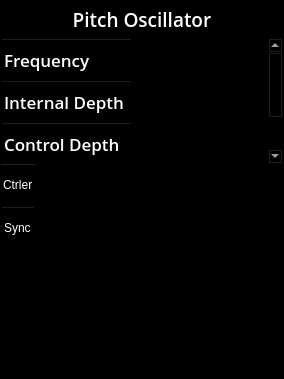
        <widget class="QFrame" name="frame_3">
         <property name="sizePolicy">
          <sizepolicy hsizetype="Expanding" vsizetype="Preferred">
           <horstretch>0</horstretch>
           <verstretch>0</verstretch>
          </sizepolicy>
         </property>
         <property name="minimumSize">
          <size>
           <width>284</width>
           <height>379</height>
          </size>
         </property>
         <property name="maximumSize">
          <size>
           <width>284</width>
           <height>379</height>
          </size>
         </property>
         <property name="palette">
          <palette>
           <active>
            <colorrole role="WindowText">
             <brush brushstyle="SolidPattern">
              <color alpha="255">
               <red>255</red>
               <green>255</green>
               <blue>255</blue>
              </color>
             </brush>
            </colorrole>
            <colorrole role="Button">
             <brush brushstyle="SolidPattern">
              <color alpha="255">
               <red>0</red>
               <green>0</green>
               <blue>0</blue>
              </color>
             </brush>
            </colorrole>
            <colorrole role="Text">
             <brush brushstyle="SolidPattern">
              <color alpha="255">
               <red>255</red>
               <green>255</green>
               <blue>255</blue>
              </color>
             </brush>
            </colorrole>
            <colorrole role="ButtonText">
             <brush brushstyle="SolidPattern">
              <color alpha="255">
               <red>255</red>
               <green>255</green>
               <blue>255</blue>
              </color>
             </brush>
            </colorrole>
            <colorrole role="Base">
             <brush brushstyle="SolidPattern">
              <color alpha="255">
               <red>0</red>
               <green>0</green>
               <blue>0</blue>
              </color>
             </brush>
            </colorrole>
            <colorrole role="Window">
             <brush brushstyle="SolidPattern">
              <color alpha="255">
               <red>0</red>
               <green>0</green>
               <blue>0</blue>
              </color>
             </brush>
            </colorrole>
           </active>
           <inactive>
            <colorrole role="WindowText">
             <brush brushstyle="SolidPattern">
              <color alpha="255">
               <red>255</red>
               <green>255</green>
               <blue>255</blue>
              </color>
             </brush>
            </colorrole>
            <colorrole role="Button">
             <brush brushstyle="SolidPattern">
              <color alpha="255">
               <red>0</red>
               <green>0</green>
               <blue>0</blue>
              </color>
             </brush>
            </colorrole>
            <colorrole role="Text">
             <brush brushstyle="SolidPattern">
              <color alpha="255">
               <red>255</red>
               <green>255</green>
               <blue>255</blue>
              </color>
             </brush>
            </colorrole>
            <colorrole role="ButtonText">
             <brush brushstyle="SolidPattern">
              <color alpha="255">
               <red>255</red>
               <green>255</green>
               <blue>255</blue>
              </color>
             </brush>
            </colorrole>
            <colorrole role="Base">
             <brush brushstyle="SolidPattern">
              <color alpha="255">
               <red>0</red>
               <green>0</green>
               <blue>0</blue>
              </color>
             </brush>
            </colorrole>
            <colorrole role="Window">
             <brush brushstyle="SolidPattern">
              <color alpha="255">
               <red>0</red>
               <green>0</green>
               <blue>0</blue>
              </color>
             </brush>
            </colorrole>
           </inactive>
           <disabled>
            <colorrole role="WindowText">
             <brush brushstyle="SolidPattern">
              <color alpha="255">
               <red>255</red>
               <green>255</green>
               <blue>255</blue>
              </color>
             </brush>
            </colorrole>
            <colorrole role="Button">
             <brush brushstyle="SolidPattern">
              <color alpha="255">
               <red>0</red>
               <green>0</green>
               <blue>0</blue>
              </color>
             </brush>
            </colorrole>
            <colorrole role="Text">
             <brush brushstyle="SolidPattern">
              <color alpha="255">
               <red>255</red>
               <green>255</green>
               <blue>255</blue>
              </color>
             </brush>
            </colorrole>
            <colorrole role="ButtonText">
             <brush brushstyle="SolidPattern">
              <color alpha="255">
               <red>255</red>
               <green>255</green>
               <blue>255</blue>
              </color>
             </brush>
            </colorrole>
            <colorrole role="Base">
             <brush brushstyle="SolidPattern">
              <color alpha="255">
               <red>0</red>
               <green>0</green>
               <blue>0</blue>
              </color>
             </brush>
            </colorrole>
            <colorrole role="Window">
             <brush brushstyle="SolidPattern">
              <color alpha="255">
               <red>0</red>
               <green>0</green>
               <blue>0</blue>
              </color>
             </brush>
            </colorrole>
           </disabled>
          </palette>
         </property>
         <property name="styleSheet">
          <string notr="true"/>
         </property>
         <property name="frameShape">
          <enum>QFrame::StyledPanel</enum>
         </property>
         <property name="frameShadow">
          <enum>QFrame::Raised</enum>
         </property>
         <layout class="QGridLayout" name="gridLayout_2">
          <property name="leftMargin">
           <number>0</number>
          </property>
          <property name="topMargin">
           <number>0</number>
          </property>
          <property name="rightMargin">
           <number>0</number>
          </property>
          <property name="bottomMargin">
           <number>0</number>
          </property>
          <property name="spacing">
           <number>0</number>
          </property>
          <item row="3" column="0">
           <widget class="QTableWidget" name="twPitchOscillator2">
            <property name="minimumSize">
             <size>
              <width>0</width>
              <height>42</height>
             </size>
            </property>
            <property name="maximumSize">
             <size>
              <width>16777215</width>
              <height>42</height>
             </size>
            </property>
            <property name="styleSheet">
             <string notr="true"/>
            </property>
            <property name="selectionMode">
             <enum>QAbstractItemView::SingleSelection</enum>
            </property>
            <property name="selectionBehavior">
             <enum>QAbstractItemView::SelectRows</enum>
            </property>
            <property name="gridStyle">
             <enum>Qt::NoPen</enum>
            </property>
            <property name="columnCount">
             <number>1</number>
            </property>
            <attribute name="horizontalHeaderVisible">
             <bool>false</bool>
            </attribute>
            <attribute name="horizontalHeaderStretchLastSection">
             <bool>true</bool>
            </attribute>
            <attribute name="verticalHeaderDefaultSectionSize">
             <number>42</number>
            </attribute>
            <row>
             <property name="text">
              <string>Sync</string>
             </property>
            </row>
            <column/>
           </widget>
          </item>
          <item row="0" column="0">
           <widget class="QLabel" name="label_3">
            <property name="maximumSize">
             <size>
              <width>16777215</width>
              <height>37</height>
             </size>
            </property>
            <property name="font">
             <font>
              <family>Open Sans</family>
              <pointsize>14</pointsize>
              <weight>68</weight>
              <italic>false</italic>
              <bold>true</bold>
             </font>
            </property>
            <property name="styleSheet">
             <string notr="true"/>
            </property>
            <property name="text">
             <string>Pitch Oscillator</string>
            </property>
            <property name="alignment">
             <set>Qt::AlignCenter</set>
            </property>
           </widget>
          </item>
          <item row="1" column="0">
           <widget class="QTableWidget" name="twPitchOscillator1">
            <property name="maximumSize">
             <size>
              <width>16777215</width>
              <height>126</height>
             </size>
            </property>
            <property name="palette">
             <palette>
              <active>
               <colorrole role="WindowText">
                <brush brushstyle="SolidPattern">
                 <color alpha="255">
                  <red>255</red>
                  <green>255</green>
                  <blue>255</blue>
                 </color>
                </brush>
               </colorrole>
               <colorrole role="Button">
                <brush brushstyle="SolidPattern">
                 <color alpha="0">
                  <red>0</red>
                  <green>0</green>
                  <blue>0</blue>
                 </color>
                </brush>
               </colorrole>
               <colorrole role="Text">
                <brush brushstyle="SolidPattern">
                 <color alpha="255">
                  <red>255</red>
                  <green>255</green>
                  <blue>255</blue>
                 </color>
                </brush>
               </colorrole>
               <colorrole role="ButtonText">
                <brush brushstyle="SolidPattern">
                 <color alpha="255">
                  <red>255</red>
                  <green>255</green>
                  <blue>255</blue>
                 </color>
                </brush>
               </colorrole>
               <colorrole role="Base">
                <brush brushstyle="NoBrush">
                 <color alpha="255">
                  <red>0</red>
                  <green>0</green>
                  <blue>0</blue>
                 </color>
                </brush>
               </colorrole>
               <colorrole role="Window">
                <brush brushstyle="SolidPattern">
                 <color alpha="0">
                  <red>0</red>
                  <green>0</green>
                  <blue>0</blue>
                 </color>
                </brush>
               </colorrole>
               <colorrole role="Highlight">
                <brush brushstyle="SolidPattern">
                 <color alpha="255">
                  <red>239</red>
                  <green>159</green>
                  <blue>31</blue>
                 </color>
                </brush>
               </colorrole>
              </active>
              <inactive>
               <colorrole role="WindowText">
                <brush brushstyle="SolidPattern">
                 <color alpha="255">
                  <red>255</red>
                  <green>255</green>
                  <blue>255</blue>
                 </color>
                </brush>
               </colorrole>
               <colorrole role="Button">
                <brush brushstyle="SolidPattern">
                 <color alpha="0">
                  <red>0</red>
                  <green>0</green>
                  <blue>0</blue>
                 </color>
                </brush>
               </colorrole>
               <colorrole role="Text">
                <brush brushstyle="SolidPattern">
                 <color alpha="255">
                  <red>255</red>
                  <green>255</green>
                  <blue>255</blue>
                 </color>
                </brush>
               </colorrole>
               <colorrole role="ButtonText">
                <brush brushstyle="SolidPattern">
                 <color alpha="255">
                  <red>255</red>
                  <green>255</green>
                  <blue>255</blue>
                 </color>
                </brush>
               </colorrole>
               <colorrole role="Base">
                <brush brushstyle="NoBrush">
                 <color alpha="255">
                  <red>0</red>
                  <green>0</green>
                  <blue>0</blue>
                 </color>
                </brush>
               </colorrole>
               <colorrole role="Window">
                <brush brushstyle="SolidPattern">
                 <color alpha="0">
                  <red>0</red>
                  <green>0</green>
                  <blue>0</blue>
                 </color>
                </brush>
               </colorrole>
               <colorrole role="Highlight">
                <brush brushstyle="SolidPattern">
                 <color alpha="255">
                  <red>239</red>
                  <green>159</green>
                  <blue>31</blue>
                 </color>
                </brush>
               </colorrole>
              </inactive>
              <disabled>
               <colorrole role="WindowText">
                <brush brushstyle="SolidPattern">
                 <color alpha="255">
                  <red>255</red>
                  <green>255</green>
                  <blue>255</blue>
                 </color>
                </brush>
               </colorrole>
               <colorrole role="Button">
                <brush brushstyle="SolidPattern">
                 <color alpha="0">
                  <red>0</red>
                  <green>0</green>
                  <blue>0</blue>
                 </color>
                </brush>
               </colorrole>
               <colorrole role="Text">
                <brush brushstyle="SolidPattern">
                 <color alpha="255">
                  <red>255</red>
                  <green>255</green>
                  <blue>255</blue>
                 </color>
                </brush>
               </colorrole>
               <colorrole role="ButtonText">
                <brush brushstyle="SolidPattern">
                 <color alpha="255">
                  <red>255</red>
                  <green>255</green>
                  <blue>255</blue>
                 </color>
                </brush>
               </colorrole>
               <colorrole role="Base">
                <brush brushstyle="NoBrush">
                 <color alpha="255">
                  <red>0</red>
                  <green>0</green>
                  <blue>0</blue>
                 </color>
                </brush>
               </colorrole>
               <colorrole role="Window">
                <brush brushstyle="SolidPattern">
                 <color alpha="0">
                  <red>0</red>
                  <green>0</green>
                  <blue>0</blue>
                 </color>
                </brush>
               </colorrole>
               <colorrole role="Highlight">
                <brush brushstyle="SolidPattern">
                 <color alpha="255">
                  <red>239</red>
                  <green>159</green>
                  <blue>31</blue>
                 </color>
                </brush>
               </colorrole>
              </disabled>
             </palette>
            </property>
            <property name="font">
             <font>
              <family>Open Sans</family>
              <pointsize>13</pointsize>
              <weight>68</weight>
              <italic>false</italic>
              <bold>true</bold>
             </font>
            </property>
            <property name="styleSheet">
             <string notr="true"/>
            </property>
            <property name="editTriggers">
             <set>QAbstractItemView::NoEditTriggers</set>
            </property>
            <property name="showDropIndicator" stdset="0">
             <bool>false</bool>
            </property>
            <property name="selectionMode">
             <enum>QAbstractItemView::SingleSelection</enum>
            </property>
            <property name="selectionBehavior">
             <enum>QAbstractItemView::SelectRows</enum>
            </property>
            <property name="gridStyle">
             <enum>Qt::NoPen</enum>
            </property>
            <property name="columnCount">
             <number>1</number>
            </property>
            <attribute name="horizontalHeaderVisible">
             <bool>false</bool>
            </attribute>
            <attribute name="horizontalHeaderDefaultSectionSize">
             <number>42</number>
            </attribute>
            <attribute name="horizontalHeaderMinimumSectionSize">
             <number>1</number>
            </attribute>
            <attribute name="horizontalHeaderStretchLastSection">
             <bool>true</bool>
            </attribute>
            <attribute name="verticalHeaderDefaultSectionSize">
             <number>42</number>
            </attribute>
            <row>
             <property name="text">
              <string>Frequency</string>
             </property>
            </row>
            <row>
             <property name="text">
              <string>Internal Depth</string>
             </property>
            </row>
            <row>
             <property name="text">
              <string>Control Depth</string>
             </property>
            </row>
            <column/>
           </widget>
          </item>
          <item row="2" column="0">
           <widget class="QTableWidget" name="twController">
            <property name="maximumSize">
             <size>
              <width>16777215</width>
              <height>42</height>
             </size>
            </property>
            <property name="styleSheet">
             <string notr="true"/>
            </property>
            <property name="frameShape">
             <enum>QFrame::NoFrame</enum>
            </property>
            <property name="selectionMode">
             <enum>QAbstractItemView::SingleSelection</enum>
            </property>
            <property name="selectionBehavior">
             <enum>QAbstractItemView::SelectRows</enum>
            </property>
            <property name="gridStyle">
             <enum>Qt::NoPen</enum>
            </property>
            <property name="columnCount">
             <number>1</number>
            </property>
            <attribute name="horizontalHeaderVisible">
             <bool>false</bool>
            </attribute>
            <attribute name="horizontalHeaderStretchLastSection">
             <bool>true</bool>
            </attribute>
            <attribute name="verticalHeaderDefaultSectionSize">
             <number>42</number>
            </attribute>
            <row>
             <property name="text">
              <string>Ctrler</string>
             </property>
            </row>
            <column/>
           </widget>
          </item>
          <item row="4" column="0">
           <widget class="QFrame" name="frameBlank2">
            <property name="styleSheet">
             <string notr="true"/>
            </property>
            <property name="frameShape">
             <enum>QFrame::StyledPanel</enum>
            </property>
            <property name="frameShadow">
             <enum>QFrame::Raised</enum>
            </property>
           </widget>
          </item>
         </layout>
        </widget>
